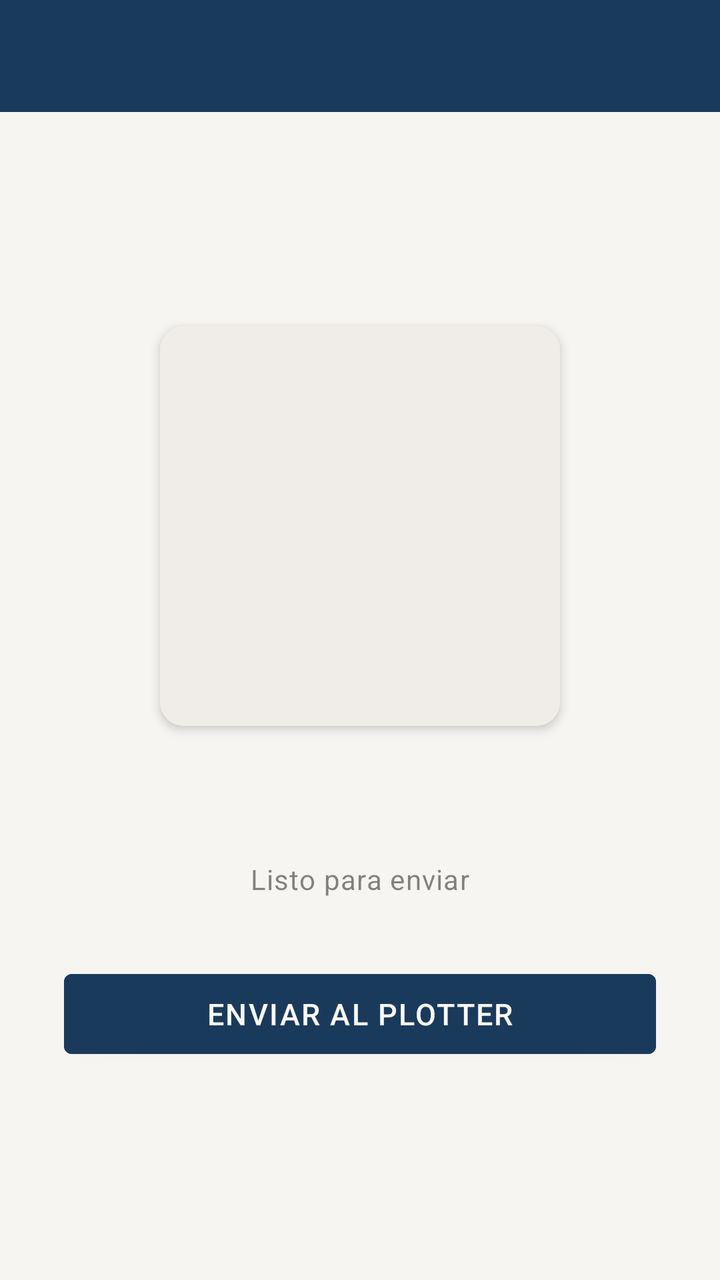
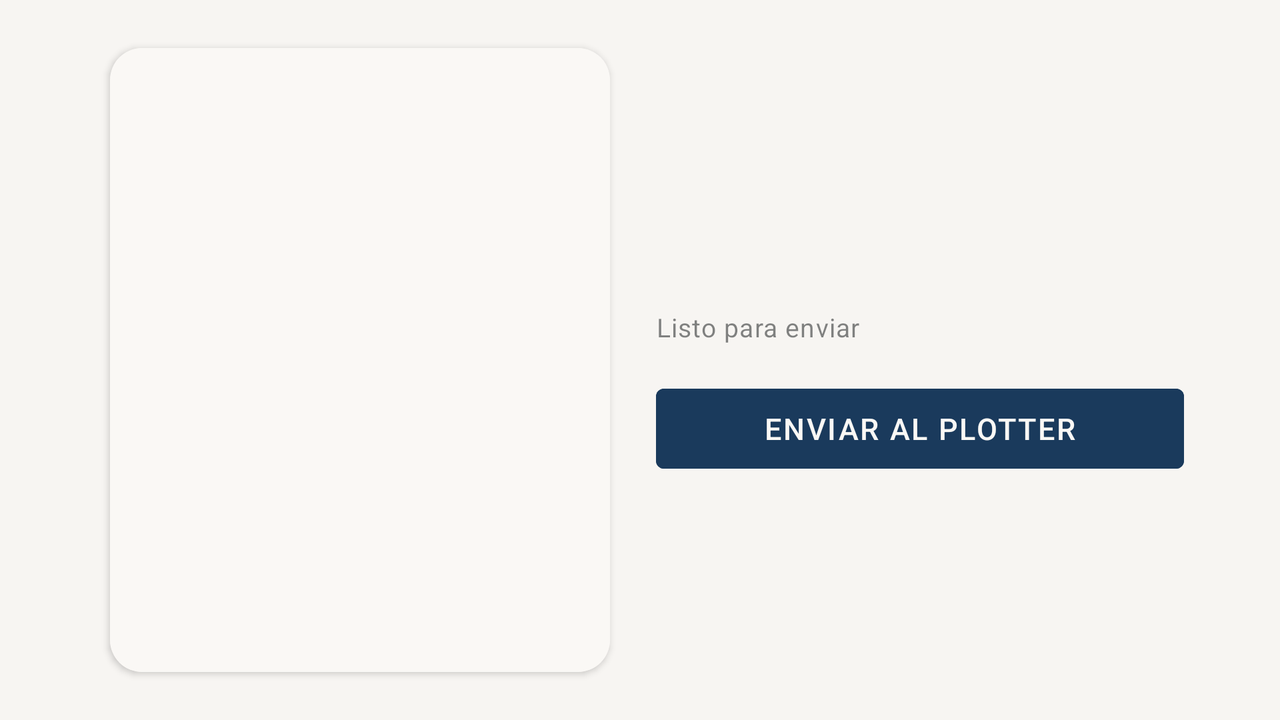

An Android layout and its configuration variant, each rendered on a device that would load it. The default file and the variant file are quoted in full after the pictures.
<!-- AndroidManifest.xml: activity theme Theme.DibujoT.NoActionBar -->
<!-- res/layout/activity_send.xml -->
<?xml version="1.0" encoding="utf-8"?>
<LinearLayout xmlns:android="http://schemas.android.com/apk/res/android"
    android:layout_width="match_parent"
    android:layout_height="match_parent"
    android:orientation="vertical"
    android:background="?android:attr/colorBackground">

    <androidx.appcompat.widget.Toolbar
        android:id="@+id/toolbar"
        android:layout_width="match_parent"
        android:layout_height="?attr/actionBarSize"
        android:background="?attr/colorPrimary"
        android:theme="@style/DibujoT.Toolbar" />

    
    <LinearLayout
        android:layout_width="match_parent"
        android:layout_height="match_parent"
        android:gravity="center"
        android:orientation="vertical"
        android:paddingHorizontal="32dp"
        android:paddingVertical="24dp">

        
        <androidx.cardview.widget.CardView
            xmlns:app="http://schemas.android.com/apk/res-auto"
            android:layout_width="200dp"
            android:layout_height="200dp"
            android:layout_marginBottom="24dp"
            app:cardCornerRadius="12dp"
            app:cardElevation="3dp"
            app:cardBackgroundColor="?attr/colorSurface">

            <ImageView
                android:id="@+id/iv_drawing_preview"
                android:layout_width="match_parent"
                android:layout_height="match_parent"
                android:scaleType="centerCrop"
                android:background="@color/image_bg"
                android:contentDescription="@string/drawing_thumbnail" />

        </androidx.cardview.widget.CardView>

        
        <TextView
            android:id="@+id/tv_drawing_name"
            android:layout_width="wrap_content"
            android:layout_height="wrap_content"
            android:textSize="26sp"
            android:textStyle="bold"
            android:letterSpacing="0.02"
            android:textColor="?attr/colorOnSurface"
            android:layout_marginBottom="8dp" />

        
        <TextView
            android:id="@+id/tv_status"
            android:layout_width="wrap_content"
            android:layout_height="wrap_content"
            android:text="@string/status_idle"
            android:textSize="14sp"
            android:textColor="?attr/colorOnSurface"
            android:alpha="0.55"
            android:letterSpacing="0.03"
            android:layout_marginBottom="32dp" />

        
        <ProgressBar
            android:id="@+id/progress_bar"
            style="@android:style/Widget.ProgressBar.Horizontal"
            android:layout_width="match_parent"
            android:layout_height="wrap_content"
            android:max="100"
            android:visibility="gone"
            android:progressTint="?attr/colorPrimary"
            android:layout_marginBottom="32dp" />

        
        <Button
            android:id="@+id/btn_send"
            android:layout_width="match_parent"
            android:layout_height="52dp"
            android:text="@string/btn_send"
            android:textSize="15sp"
            android:letterSpacing="0.05"
            android:backgroundTint="?attr/colorPrimary"
            android:textColor="?attr/colorOnPrimary" />

    </LinearLayout>

</LinearLayout>
<!-- resources referenced by this layout -->
<resources>
  <color name="image_bg">#FFF0EDE8</color>
  <string name="btn_send">Enviar al plotter</string>
  <string name="drawing_thumbnail">Miniatura del dibujo</string>
  <string name="status_idle">Listo para enviar</string>
  <style name="DibujoT.Toolbar" parent="ThemeOverlay.AppCompat.ActionBar">
          <item name="android:textColorPrimary">@color/paper_warm</item>
          <item name="android:textColorSecondary">@color/teal_light</item>
          <item name="colorControlNormal">@color/paper_warm</item>
      </style>
  <style name="Theme.DibujoT.NoActionBar" parent="Theme.DibujoT" />
  <color name="paper_warm">#FFFAF8F5</color>
  <color name="teal_light">#FFC5D5E8</color>
  <style name="Theme.DibujoT" parent="Theme.MaterialComponents.DayNight.NoActionBar">
          <item name="colorPrimary">@color/teal_primary</item>
          <item name="colorPrimaryVariant">@color/teal_dark</item>
          <item name="colorOnPrimary">@color/paper_warm</item>
          <item name="colorSecondary">@color/teal_light</item>
          <item name="colorOnSecondary">@color/teal_dark</item>
          <item name="colorSurface">@color/paper_warm</item>
          <item name="colorOnSurface">@color/ink</item>
          <item name="android:colorBackground">@color/paper</item>
  
          <item name="android:windowBackground">@color/paper</item>
          <item name="android:statusBarColor">@color/teal_dark</item>
          <item name="android:navigationBarColor">@color/paper</item>
          <item name="android:windowLightNavigationBar" tools:targetApi="o_mr1">true</item>
          <item name="android:windowLightStatusBar" tools:targetApi="m">false</item>
      </style>
  <color name="teal_primary">#FF1A3A5C</color>
  <color name="teal_dark">#FF0F2740</color>
  <color name="ink">#FF1D1F20</color>
  <color name="paper">#FFF7F5F2</color>
</resources>
<!-- res/layout-land/activity_send.xml (the repository's variant of the layout above) -->
<!-- drawn on the phone turned sideways -->
<?xml version="1.0" encoding="utf-8"?>
<LinearLayout xmlns:android="http://schemas.android.com/apk/res/android"
    android:layout_width="match_parent"
    android:layout_height="match_parent"
    android:orientation="vertical"
    android:background="?android:attr/colorBackground">

    
    <View
        android:id="@+id/status_bar_bg"
        android:layout_width="match_parent"
        android:layout_height="0dp"
        android:background="@color/teal_dark" />

    
    <LinearLayout
        android:layout_width="match_parent"
        android:layout_height="match_parent"
        android:orientation="horizontal"
        android:paddingHorizontal="48dp"
        android:paddingVertical="16dp"
        android:layout_gravity="center_horizontal">

        
        <androidx.cardview.widget.CardView
            xmlns:app="http://schemas.android.com/apk/res-auto"
            android:layout_width="0dp"
            android:layout_height="match_parent"
            android:layout_weight="1"
            android:layout_marginEnd="16dp"
            app:cardCornerRadius="16dp"
            app:cardElevation="2dp"
            app:cardUseCompatPadding="true"
            app:cardBackgroundColor="?attr/colorSurface">

            <ImageView
                android:id="@+id/iv_drawing_preview"
                android:layout_width="match_parent"
                android:layout_height="match_parent"
                android:scaleType="fitCenter"
                android:padding="16dp"
                android:background="?attr/colorSurface"
                android:contentDescription="@string/drawing_thumbnail" />

        </androidx.cardview.widget.CardView>

        
        <LinearLayout
            android:layout_width="0dp"
            android:layout_height="match_parent"
            android:layout_weight="1"
            android:orientation="vertical"
            android:gravity="center_vertical">

            <TextView
                android:id="@+id/tv_drawing_name"
                android:layout_width="match_parent"
                android:layout_height="wrap_content"
                android:textSize="22sp"
                android:textStyle="bold"
                android:letterSpacing="0.02"
                android:textColor="?attr/colorOnSurface"
                android:paddingBottom="6dp" />

            <TextView
                android:id="@+id/tv_status"
                android:layout_width="match_parent"
                android:layout_height="wrap_content"
                android:text="@string/status_idle"
                android:textSize="13sp"
                android:textColor="?attr/colorOnSurface"
                android:alpha="0.55"
                android:letterSpacing="0.03"
                android:paddingBottom="16dp" />

            <ProgressBar
                android:id="@+id/progress_bar"
                style="@android:style/Widget.ProgressBar.Horizontal"
                android:layout_width="match_parent"
                android:layout_height="wrap_content"
                android:max="100"
                android:visibility="gone"
                android:progressTint="?attr/colorPrimary"
                android:layout_marginBottom="16dp" />

            <Button
                android:id="@+id/btn_send"
                android:layout_width="match_parent"
                android:layout_height="52dp"
                android:text="@string/btn_send"
                android:textSize="15sp"
                android:letterSpacing="0.06"
                android:backgroundTint="?attr/colorPrimary"
                android:textColor="?attr/colorOnPrimary"
                android:stateListAnimator="@null"
                style="@style/Widget.MaterialComponents.Button" />

        </LinearLayout>

    </LinearLayout>

</LinearLayout>
<!-- resources referenced by the variant -->
<!-- as the phone turned sideways resolves them -->
<resources>
  <color name="teal_dark">#FF0F2740</color>
  <string name="btn_send">Enviar al plotter</string>
  <string name="drawing_thumbnail">Miniatura del dibujo</string>
  <string name="status_idle">Listo para enviar</string>
  <style name="Theme.DibujoT.NoActionBar" parent="Theme.DibujoT" />
  <style name="Theme.DibujoT" parent="Theme.MaterialComponents.DayNight.NoActionBar">
          <item name="colorPrimary">@color/teal_primary</item>
          <item name="colorPrimaryVariant">@color/teal_dark</item>
          <item name="colorOnPrimary">@color/paper_warm</item>
          <item name="colorSecondary">@color/teal_light</item>
          <item name="colorOnSecondary">@color/teal_dark</item>
          <item name="colorSurface">@color/paper_warm</item>
          <item name="colorOnSurface">@color/ink</item>
          <item name="android:colorBackground">@color/paper</item>
  
          <item name="android:windowBackground">@color/paper</item>
          <item name="android:statusBarColor">@color/teal_dark</item>
          <item name="android:navigationBarColor">@color/paper</item>
          <item name="android:windowLightNavigationBar" tools:targetApi="o_mr1">true</item>
          <item name="android:windowLightStatusBar" tools:targetApi="m">false</item>
      </style>
  <color name="teal_primary">#FF1A3A5C</color>
  <color name="paper_warm">#FFFAF8F5</color>
  <color name="teal_light">#FFC5D5E8</color>
  <color name="ink">#FF1D1F20</color>
  <color name="paper">#FFF7F5F2</color>
</resources>
